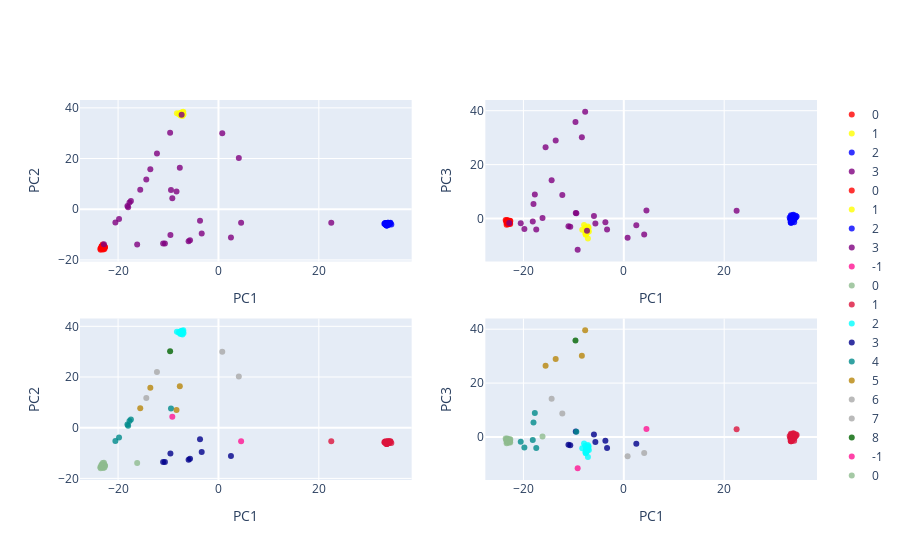

Write notebook code for a chart like this one.
### Markdown cell above
### VI. Simulation output: Summary analysis

#### A. Population genetic structure

Perform PCA on simulated haplotypes concatenated across windows.

### Code cell
#### ###

Haplotypes= np.concatenate(tuple([Windows[1][x] for x in sorted(Windows[1].keys())]), axis=1)

print('Number of markers: {}'.format(Haplotypes.shape[1]))

print('Number of individuals: {}'.format(Haplotypes.shape[0]))

pca2 = PCA(n_components=3, whiten=False,svd_solver='randomized')

feats= pca2.fit_transform(Haplotypes)

coords= {z:[x for x in range(len(label_vector)) if label_vector[x] == z] for z in list(set(label_vector))}

##

## perform MeanShift clustering.
bandwidth = estimate_bandwidth(feats, quantile=0.25)

ms = MeanShift(bandwidth=bandwidth, bin_seeding=False, cluster_all=False, min_bin_freq=35)
ms.fit(feats)
labels1 = ms.labels_
label_select = {y:[x for x in range(len(labels1)) if labels1[x] == y] for y in sorted(list(set(labels1)))}

##

PCA_color_ref= ['darkseagreen','crimson', 'cyan', 'darkblue', 'darkcyan',
            'darkgoldenrod', 'darkgray', 'darkgrey', 'darkgreen',
            'darkkhaki', 'darkmagenta', 'darkolivegreen', 'darkorange',
            'darkorchid', 'darkred', 'darksalmon', 'darkseagreen',
            'darkslateblue', 'darkslategray', 'darkslategrey',
            'darkturquoise', 'darkviolet', 'deeppink']

from plotly import tools

fig_pca_subplots = tools.make_subplots(rows=2, cols=2)

for subp in range(4):
    
    n_plot= subp
    
    if subp >= 2:
        coords= label_select
        subp -= 2
        Col_vec= PCA_color_ref
        
    else:
        Col_vec= ['red','yellow','blue','purple','green']
    
    
    for i in coords.keys():
        trace= go.Scatter(
        x = feats[coords[i],0],
        y = feats[coords[i],subp + 1],
        mode= "markers",
        name= str(i),
        marker= {
        'color': Col_vec[i],
        'line': {'width': 0},
        'size': 6,
        'symbol': 'circle',
        "opacity": .8})
        
        fig_pca_subplots.append_trace(trace, int(n_plot/float(2)) + 1, subp + 1)
    
    fig_pca_subplots['layout']['yaxis' + str(n_plot + 1)].update(title='PC{}'.format(subp + 2))
    fig_pca_subplots['layout']['xaxis' + str(n_plot + 1)].update(title='PC1')

layout = go.Layout()

fig= go.Figure(data=fig_pca_subplots, layout=layout)
iplot(fig)

### Figure 1 — Plotly figure (JSON) as saved in the notebook; plotly's stock layout.template omitted (floating-point values rounded to 4 significant figures)
{"data": [{"marker": {"color": "red", "line": {"width": 0}, "opacity": 0.8, "size": 6, "symbol": "circle"}, "mode": "markers", "name": "0", "type": "scatter", "x": [-22.97, -22.72, -22.84, -23.35, -23.24, -22.98, -23.12, -23.06, -23.32, -23.08, -22.91, -23.16, -23.01, -23.17, -23.24, -23.46, -22.91, -22.75, -23.07, -22.82, -23.25, -22.7, -23.0, -23.54, -23.21, -23.03, -23.16, -22.95, -22.98, -23.14, -22.64, -22.93, -22.88, -23.29, -22.96, -23.2, -22.62, -23.22, -23.0, -22.78], "xaxis": "x", "y": [-15.9, -15.73, -15.37, -15.31, -15.17, -14.73, -14.9, -13.96, -14.71, -15.19, -14.96, -15.19, -14.71, -15.32, -15.04, -15.96, -14.88, -15.07, -15.27, -14.82, -14.95, -15.0, -15.35, -15.57, -15.3, -15.18, -14.74, -15.37, -15.11, -15.12, -15.03, -15.01, -15.16, -15.44, -15.3, -15.57, -14.89, -14.58, -15.02, -14.45], "yaxis": "y"}, {"marker": {"color": "yellow", "line": {"width": 0}, "opacity": 0.8, "size": 6, "symbol": "circle"}, "mode": "markers", "name": "1", "type": "scatter", "x": [-7.324, -6.959, -7.137, -7.162, -7.92, -7.503, -7.397, -7.151, -7.32, -7.577, -7.503, -8.279, -7.667, -7.415, -7.241, -7.009, -7.596, -7.646, -7.474, -7.181], "xaxis": "x", "y": [37.52, 37.38, 37.92, 36.82, 37.59, 37.25, 38.07, 37.95, 37.04, 36.99, 38.06, 37.84, 37.38, 37.94, 38.16, 38.43, 37.75, 37.83, 37.91, 37.62], "yaxis": "y"}, {"marker": {"color": "blue", "line": {"width": 0}, "opacity": 0.8, "size": 6, "symbol": "circle"}, "mode": "markers", "name": "2", "type": "scatter", "x": [33.28, 33.78, 33.72, 33.21, 33.72, 33.61, 33.97, 33.45, 33.49, 33.38, 33.48, 33.94, 33.84, 33.39, 34.44, 33.3, 33.25, 33.93, 33.24, 33.56, 33.6, 33.59, 33.53, 33.3, 33.5, 33.57, 33.44, 33.34, 33.22, 34.14, 33.78, 33.93, 33.24, 33.57, 34.26, 33.47, 33.83, 33.05, 33.3, 34.24], "xaxis": "x", "y": [-5.98, -5.373, -5.961, -5.451, -5.598, -5.773, -6.046, -5.636, -5.795, -5.633, -6.044, -5.478, -5.624, -6.2, -6.005, -5.871, -5.775, -6.014, -5.771, -6.446, -6.12, -5.633, -6.404, -5.417, -6.445, -5.807, -5.862, -6.101, -5.799, -5.483, -5.368, -5.681, -5.848, -5.574, -5.382, -5.577, -6.17, -5.729, -5.769, -5.538], "yaxis": "y"}, {"marker": {"color": "purple", "line": {"width": 0}, "opacity": 0.8, "size": 6, "symbol": "circle"}, "mode": "markers", "name": "3", "type": "scatter", "x": [0.7558, -9.631, -7.336, 4.06, 22.48, -7.7, -3.672, -9.196, -13.57, -12.25, -3.338, 2.491, -18.14, -14.38, -15.59, -18.0, -8.359, -9.458, -17.73, 4.51, -17.44, -16.2, -20.53, -10.67, -5.95, -5.668, -11.03, -9.572, -22.82, -19.81], "xaxis": "x", "y": [29.99, 30.21, 37.27, 20.22, -5.378, 16.32, -4.557, 4.331, 15.74, 21.97, -9.58, -11.19, 1.277, 11.77, 7.715, 0.811, 6.954, 7.543, 2.666, -5.339, 3.245, -13.88, -5.273, -13.55, -12.63, -12.28, -13.49, -10.15, -13.82, -3.875], "yaxis": "y"}, {"marker": {"color": "red", "line": {"width": 0}, "opacity": 0.8, "size": 6, "symbol": "circle"}, "mode": "markers", "name": "0", "type": "scatter", "x": [-22.97, -22.72, -22.84, -23.35, -23.24, -22.98, -23.12, -23.06, -23.32, -23.08, -22.91, -23.16, -23.01, -23.17, -23.24, -23.46, -22.91, -22.75, -23.07, -22.82, -23.25, -22.7, -23.0, -23.54, -23.21, -23.03, -23.16, -22.95, -22.98, -23.14, -22.64, -22.93, -22.88, -23.29, -22.96, -23.2, -22.62, -23.22, -23.0, -22.78], "xaxis": "x2", "y": [-1.271, -1.584, -1.098, -2.295, -1.511, -1.161, -1.42, -1.466, -1.771, -1.914, -1.308, -1.524, -1.048, -1.079, -0.5866, -1.052, -1.636, -1.822, -1.477, -1.697, -1.306, -0.8715, -1.276, -0.5819, -1.54, -2.119, -1.814, -1.676, -0.9977, -1.34, -1.995, -1.808, -1.472, -1.164, -1.446, -0.7456, -0.9098, -0.9079, -1.016, -1.44], "yaxis": "y2"}, {"marker": {"color": "yellow", "line": {"width": 0}, "opacity": 0.8, "size": 6, "symbol": "circle"}, "mode": "markers", "name": "1", "type": "scatter", "x": [-7.324, -6.959, -7.137, -7.162, -7.92, -7.503, -7.397, -7.151, -7.32, -7.577, -7.503, -8.279, -7.667, -7.415, -7.241, -7.009, -7.596, -7.646, -7.474, -7.181], "xaxis": "x2", "y": [-5.272, -4.84, -3.838, -2.979, -2.447, -4.131, -4.991, -7.375, -3.742, -6.023, -5.043, -4.205, -3.259, -4.428, -4.703, -3.4, -5.872, -5.347, -5.467, -4.131], "yaxis": "y2"}, {"marker": {"color": "blue", "line": {"width": 0}, "opacity": 0.8, "size": 6, "symbol": "circle"}, "mode": "markers", "name": "2", "type": "scatter", "x": [33.28, 33.78, 33.72, 33.21, 33.72, 33.61, 33.97, 33.45, 33.49, 33.38, 33.48, 33.94, 33.84, 33.39, 34.44, 33.3, 33.25, 33.93, 33.24, 33.56, 33.6, 33.59, 33.53, 33.3, 33.5, 33.57, 33.44, 33.34, 33.22, 34.14, 33.78, 33.93, 33.24, 33.57, 34.26, 33.47, 33.83, 33.05, 33.3, 34.24], "xaxis": "x2", "y": [0.7712, 1.356, 0.7994, -0.5566, 1.247, 0.02513, -0.4436, -1.349, 0.2645, -1.133, -1.257, -1.436, 0.145, -0.7468, 0.711, 1.2, -1.356, 0.2782, -0.4141, -0.8253, 0.9346, -0.09812, -0.7659, -0.1921, 0.8812, -0.8363, -0.3608, -1.598, 0.01849, 0.2745, -0.23, -0.2835, -0.195, -0.7025, 0.3275, 0.9329, 0.2762, 0.3727, -1.608, 0.9924], "yaxis": "y2"}, {"marker": {"color": "purple", "line": {"width": 0}, "opacity": 0.8, "size": 6, "symbol": "circle"}, "mode": "markers", "name": "3", "type": "scatter", "x": [0.7558, -9.631, -7.336, 4.06, 22.48, -7.7, -3.672, -9.196, -13.57, -12.25, -3.338, 2.491, -18.14, -14.38, -15.59, -18.0, -8.359, -9.458, -17.73, 4.51, -17.44, -16.2, -20.53, -10.67, -5.95, -5.668, -11.03, -9.572, -22.82, -19.81], "xaxis": "x2", "y": [-7.132, 35.82, -4.536, -5.94, 2.833, 39.58, -1.414, -11.57, 28.95, 8.68, -4.104, -2.49, -1.159, 14.22, 26.39, 5.34, 30.12, 1.908, 8.882, 2.944, -4.05, 0.1831, -1.754, -3.051, 0.8986, -1.888, -2.897, 2.018, -1.658, -3.918], "yaxis": "y2"}, {"marker": {"color": "deeppink", "line": {"width": 0}, "opacity": 0.8, "size": 6, "symbol": "circle"}, "mode": "markers", "name": "-1", "type": "scatter", "x": [-9.196, 4.51], "xaxis": "x3", "y": [4.331, -5.339], "yaxis": "y3"}, {"marker": {"color": "darkseagreen", "line": {"width": 0}, "opacity": 0.8, "size": 6, "symbol": "circle"}, "mode": "markers", "name": "0", "type": "scatter", "x": [-22.97, -22.72, -22.84, -23.35, -23.24, -22.98, -23.12, -23.06, -23.32, -23.08, -22.91, -23.16, -23.01, -23.17, -23.24, -23.46, -22.91, -22.75, -23.07, -22.82, -23.25, -22.7, -23.0, -23.54, -23.21, -23.03, -23.16, -22.95, -22.98, -23.14, -22.64, -22.93, -22.88, -23.29, -22.96, -23.2, -22.62, -23.22, -23.0, -22.78, -16.2, -22.82], "xaxis": "x3", "y": [-15.9, -15.73, -15.37, -15.31, -15.17, -14.73, -14.9, -13.96, -14.71, -15.19, -14.96, -15.19, -14.71, -15.32, -15.04, -15.96, -14.88, -15.07, -15.27, -14.82, -14.95, -15.0, -15.35, -15.57, -15.3, -15.18, -14.74, -15.37, -15.11, -15.12, -15.03, -15.01, -15.16, -15.44, -15.3, -15.57, -14.89, -14.58, -15.02, -14.45, -13.88, -13.82], "yaxis": "y3"}, {"marker": {"color": "crimson", "line": {"width": 0}, "opacity": 0.8, "size": 6, "symbol": "circle"}, "mode": "markers", "name": "1", "type": "scatter", "x": [33.28, 33.78, 33.72, 33.21, 33.72, 33.61, 33.97, 33.45, 33.49, 33.38, 33.48, 33.94, 33.84, 33.39, 34.44, 33.3, 33.25, 33.93, 33.24, 33.56, 33.6, 33.59, 33.53, 33.3, 33.5, 33.57, 33.44, 33.34, 33.22, 34.14, 33.78, 33.93, 33.24, 33.57, 34.26, 33.47, 33.83, 33.05, 33.3, 34.24, 22.48], "xaxis": "x3", "y": [-5.98, -5.373, -5.961, -5.451, -5.598, -5.773, -6.046, -5.636, -5.795, -5.633, -6.044, -5.478, -5.624, -6.2, -6.005, -5.871, -5.775, -6.014, -5.771, -6.446, -6.12, -5.633, -6.404, -5.417, -6.445, -5.807, -5.862, -6.101, -5.799, -5.483, -5.368, -5.681, -5.848, -5.574, -5.382, -5.577, -6.17, -5.729, -5.769, -5.538, -5.378], "yaxis": "y3"}, {"marker": {"color": "cyan", "line": {"width": 0}, "opacity": 0.8, "size": 6, "symbol": "circle"}, "mode": "markers", "name": "2", "type": "scatter", "x": [-7.324, -6.959, -7.137, -7.162, -7.92, -7.503, -7.397, -7.151, -7.32, -7.577, -7.503, -8.279, -7.667, -7.415, -7.241, -7.009, -7.596, -7.646, -7.474, -7.181, -7.336], "xaxis": "x3", "y": [37.52, 37.38, 37.92, 36.82, 37.59, 37.25, 38.07, 37.95, 37.04, 36.99, 38.06, 37.84, 37.38, 37.94, 38.16, 38.43, 37.75, 37.83, 37.91, 37.62, 37.27], "yaxis": "y3"}, {"marker": {"color": "darkblue", "line": {"width": 0}, "opacity": 0.8, "size": 6, "symbol": "circle"}, "mode": "markers", "name": "3", "type": "scatter", "x": [-3.672, -3.338, 2.491, -10.67, -5.95, -5.668, -11.03, -9.572], "xaxis": "x3", "y": [-4.557, -9.58, -11.19, -13.55, -12.63, -12.28, -13.49, -10.15], "yaxis": "y3"}, {"marker": {"color": "darkcyan", "line": {"width": 0}, "opacity": 0.8, "size": 6, "symbol": "circle"}, "mode": "markers", "name": "4", "type": "scatter", "x": [-18.14, -18.0, -9.458, -17.73, -17.44, -20.53, -19.81], "xaxis": "x3", "y": [1.277, 0.811, 7.543, 2.666, 3.245, -5.273, -3.875], "yaxis": "y3"}, {"marker": {"color": "darkgoldenrod", "line": {"width": 0}, "opacity": 0.8, "size": 6, "symbol": "circle"}, "mode": "markers", "name": "5", "type": "scatter", "x": [-7.7, -13.57, -15.59, -8.359], "xaxis": "x3", "y": [16.32, 15.74, 7.715, 6.954], "yaxis": "y3"}, {"marker": {"color": "darkgray", "line": {"width": 0}, "opacity": 0.8, "size": 6, "symbol": "circle"}, "mode": "markers", "name": "6", "type": "scatter", "x": [0.7558, 4.06], "xaxis": "x3", "y": [29.99, 20.22], "yaxis": "y3"}, {"marker": {"color": "darkgrey", "line": {"width": 0}, "opacity": 0.8, "size": 6, "symbol": "circle"}, "mode": "markers", "name": "7", "type": "scatter", "x": [-12.25, -14.38], "xaxis": "x3", "y": [21.97, 11.77], "yaxis": "y3"}, {"marker": {"color": "darkgreen", "line": {"width": 0}, "opacity": 0.8, "size": 6, "symbol": "circle"}, "mode": "markers", "name": "8", "type": "scatter", "x": [-9.631], "xaxis": "x3", "y": [30.21], "yaxis": "y3"}, {"marker": {"color": "deeppink", "line": {"width": 0}, "opacity": 0.8, "size": 6, "symbol": "circle"}, "mode": "markers", "name": "-1", "type": "scatter", "x": [-9.196, 4.51], "xaxis": "x4", "y": [-11.57, 2.944], "yaxis": "y4"}, {"marker": {"color": "darkseagreen", "line": {"width": 0}, "opacity": 0.8, "size": 6, "symbol": "circle"}, "mode": "markers", "name": "0", "type": "scatter", "x": [-22.97, -22.72, -22.84, -23.35, -23.24, -22.98, -23.12, -23.06, -23.32, -23.08, -22.91, -23.16, -23.01, -23.17, -23.24, -23.46, -22.91, -22.75, -23.07, -22.82, -23.25, -22.7, -23.0, -23.54, -23.21, -23.03, -23.16, -22.95, -22.98, -23.14, -22.64, -22.93, -22.88, -23.29, -22.96, -23.2, -22.62, -23.22, -23.0, -22.78, -16.2, -22.82], "xaxis": "x4", "y": [-1.271, -1.584, -1.098, -2.295, -1.511, -1.161, -1.42, -1.466, -1.771, -1.914, -1.308, -1.524, -1.048, -1.079, -0.5866, -1.052, -1.636, -1.822, -1.477, -1.697, -1.306, -0.8715, -1.276, -0.5819, -1.54, -2.119, -1.814, -1.676, -0.9977, -1.34, -1.995, -1.808, -1.472, -1.164, -1.446, -0.7456, -0.9098, -0.9079, -1.016, -1.44, 0.1831, -1.658], "yaxis": "y4"}, {"marker": {"color": "crimson", "line": {"width": 0}, "opacity": 0.8, "size": 6, "symbol": "circle"}, "mode": "markers", "name": "1", "type": "scatter", "x": [33.28, 33.78, 33.72, 33.21, 33.72, 33.61, 33.97, 33.45, 33.49, 33.38, 33.48, 33.94, 33.84, 33.39, 34.44, 33.3, 33.25, 33.93, 33.24, 33.56, 33.6, 33.59, 33.53, 33.3, 33.5, 33.57, 33.44, 33.34, 33.22, 34.14, 33.78, 33.93, 33.24, 33.57, 34.26, 33.47, 33.83, 33.05, 33.3, 34.24, 22.48], "xaxis": "x4", "y": [0.7712, 1.356, 0.7994, -0.5566, 1.247, 0.02513, -0.4436, -1.349, 0.2645, -1.133, -1.257, -1.436, 0.145, -0.7468, 0.711, 1.2, -1.356, 0.2782, -0.4141, -0.8253, 0.9346, -0.09812, -0.7659, -0.1921, 0.8812, -0.8363, -0.3608, -1.598, 0.01849, 0.2745, -0.23, -0.2835, -0.195, -0.7025, 0.3275, 0.9329, 0.2762, 0.3727, -1.608, 0.9924, 2.833], "yaxis": "y4"}, {"marker": {"color": "cyan", "line": {"width": 0}, "opacity": 0.8, "size": 6, "symbol": "circle"}, "mode": "markers", "name": "2", "type": "scatter", "x": [-7.324, -6.959, -7.137, -7.162, -7.92, -7.503, -7.397, -7.151, -7.32, -7.577, -7.503, -8.279, -7.667, -7.415, -7.241, -7.009, -7.596, -7.646, -7.474, -7.181, -7.336], "xaxis": "x4", "y": [-5.272, -4.84, -3.838, -2.979, -2.447, -4.131, -4.991, -7.375, -3.742, -6.023, -5.043, -4.205, -3.259, -4.428, -4.703, -3.4, -5.872, -5.347, -5.467, -4.131, -4.536], "yaxis": "y4"}, {"marker": {"color": "darkblue", "line": {"width": 0}, "opacity": 0.8, "size": 6, "symbol": "circle"}, "mode": "markers", "name": "3", "type": "scatter", "x": [-3.672, -3.338, 2.491, -10.67, -5.95, -5.668, -11.03, -9.572], "xaxis": "x4", "y": [-1.414, -4.104, -2.49, -3.051, 0.8986, -1.888, -2.897, 2.018], "yaxis": "y4"}, {"marker": {"color": "darkcyan", "line": {"width": 0}, "opacity": 0.8, "size": 6, "symbol": "circle"}, "mode": "markers", "name": "4", "type": "scatter", "x": [-18.14, -18.0, -9.458, -17.73, -17.44, -20.53, -19.81], "xaxis": "x4", "y": [-1.159, 5.34, 1.908, 8.882, -4.05, -1.754, -3.918], "yaxis": "y4"}, {"marker": {"color": "darkgoldenrod", "line": {"width": 0}, "opacity": 0.8, "size": 6, "symbol": "circle"}, "mode": "markers", "name": "5", "type": "scatter", "x": [-7.7, -13.57, -15.59, -8.359], "xaxis": "x4", "y": [39.58, 28.95, 26.39, 30.12], "yaxis": "y4"}, {"marker": {"color": "darkgray", "line": {"width": 0}, "opacity": 0.8, "size": 6, "symbol": "circle"}, "mode": "markers", "name": "6", "type": "scatter", "x": [0.7558, 4.06], "xaxis": "x4", "y": [-7.132, -5.94], "yaxis": "y4"}, {"marker": {"color": "darkgrey", "line": {"width": 0}, "opacity": 0.8, "size": 6, "symbol": "circle"}, "mode": "markers", "name": "7", "type": "scatter", "x": [-12.25, -14.38], "xaxis": "x4", "y": [8.68, 14.22], "yaxis": "y4"}, {"marker": {"color": "darkgreen", "line": {"width": 0}, "opacity": 0.8, "size": 6, "symbol": "circle"}, "mode": "markers", "name": "8", "type": "scatter", "x": [-9.631], "xaxis": "x4", "y": [35.82], "yaxis": "y4"}], "layout": {"xaxis": {"anchor": "y", "domain": [0, 0.45], "title": {"text": "PC1"}}, "xaxis2": {"anchor": "y2", "domain": [0.55, 1], "title": {"text": "PC1"}}, "xaxis3": {"anchor": "y3", "domain": [0, 0.45], "title": {"text": "PC1"}}, "xaxis4": {"anchor": "y4", "domain": [0.55, 1], "title": {"text": "PC1"}}, "yaxis": {"anchor": "x", "domain": [0.575, 1], "title": {"text": "PC2"}}, "yaxis2": {"anchor": "x2", "domain": [0.575, 1], "title": {"text": "PC3"}}, "yaxis3": {"anchor": "x3", "domain": [0, 0.425], "title": {"text": "PC2"}}, "yaxis4": {"anchor": "x4", "domain": [0, 0.425], "title": {"text": "PC3"}}}}
